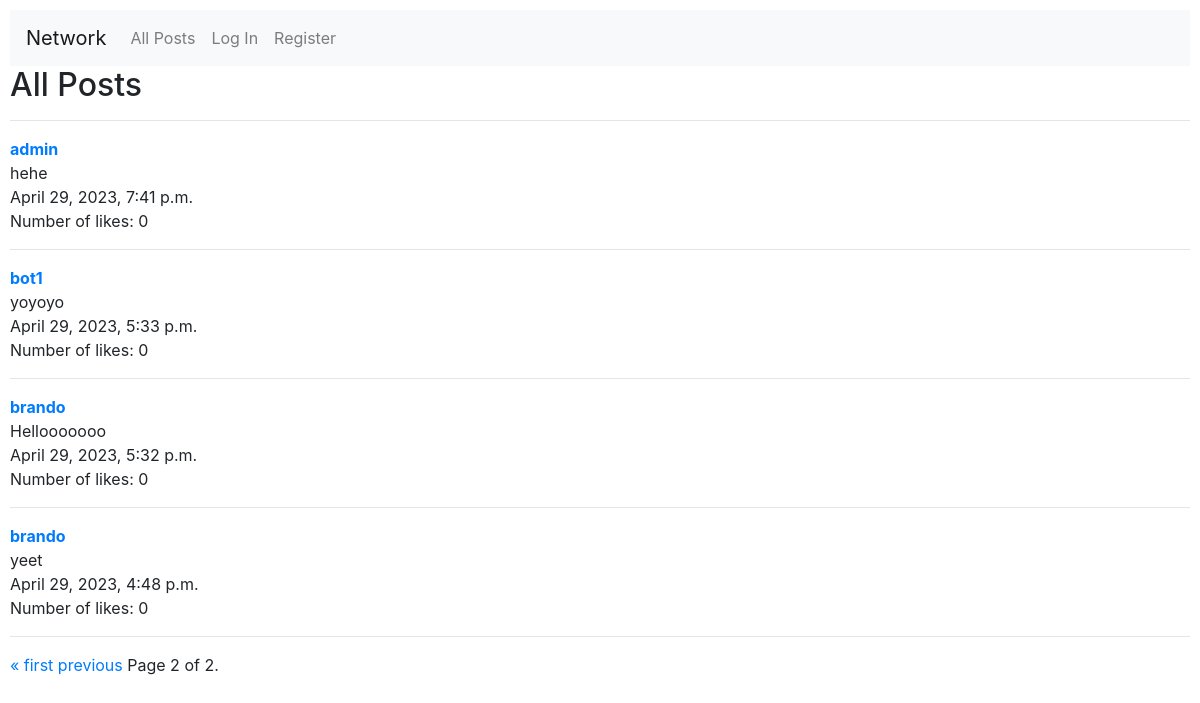
Before: /?page=2 with the older database file.
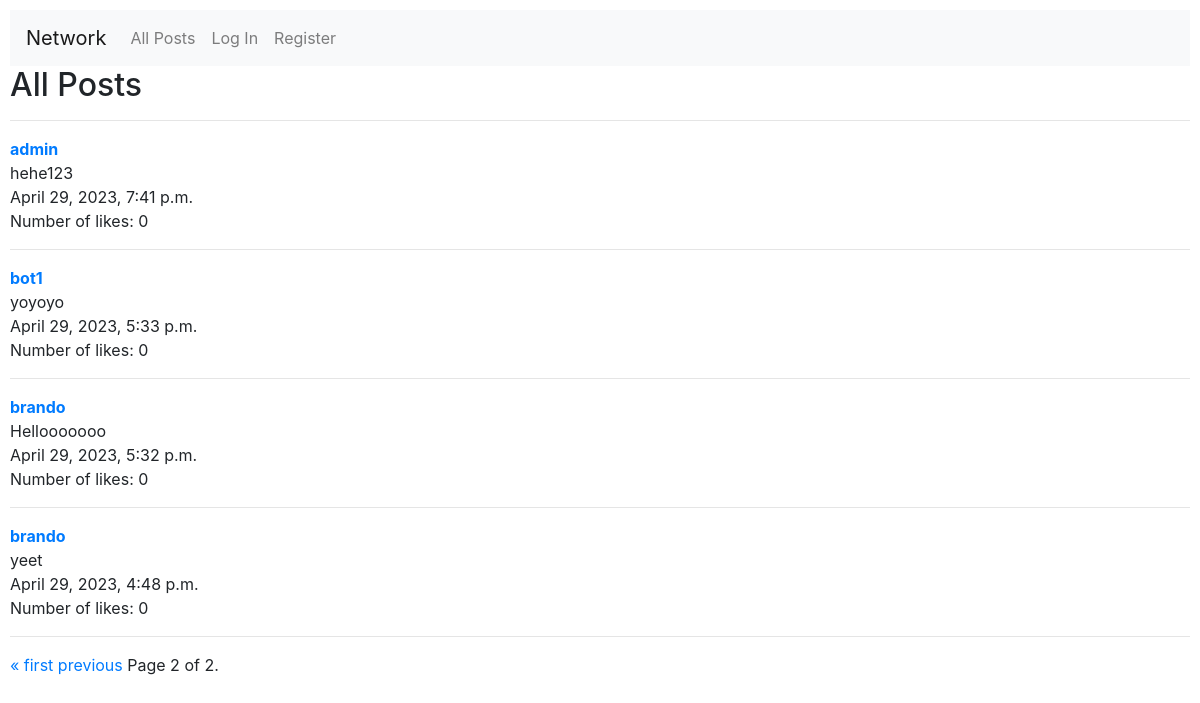
After: the same page with the newer database file.
### network/models.py (models this page shows, shortened)
class Post(models.Model):
    user = models.ForeignKey(User, on_delete=models.CASCADE, blank=True, null=True, related_name="post_user")
    content = models.CharField(max_length=280)
    number_of_likes = models.IntegerField(default=0)
    time = models.DateTimeField(auto_now_add=True)

class User(AbstractUser):
    pass

### network/views.py (the view)
# urls.py: path("", views.index, name="index"),
def index(request):
    all_posts = Post.objects.all().order_by("-time")
    number_of_posts = len(all_posts)
    page_obj = get_page_objects(request, all_posts)
    return render(request, "network/index.html", {
        "form": PostForm,
        "page_obj": page_obj,
        "number_of_posts": number_of_posts
    })

### network/utils.py (called while the page is built)
def get_page_objects(request, posts):
    paginator = Paginator(posts, 10)
    page_number = request.GET.get("page")
    page_obj = paginator.get_page(page_number)
    return page_obj

### network/templates/network/index.html (shortened to what this page needs)
{% extends "network/layout.html" %}
{% block body %}
    <h2>All Posts</h2>
    <hr>
    {% include "network/posts.html" %}
{% endblock %}

### network/templates/network/posts.html (shortened to what this page needs)
{% load static %}
{% if number_of_posts > 0 %}
    {% for post in page_obj %}
        <div>
            <div>
                <a href="{% url 'profile' profile_id=post.user.id %}"><strong>{{ post.user }}</strong></a>
            </div>
            <div id="content-div-{{ post.id }}-saved">
                {{ post.content }}
            </div>
            <div>
                {{ post.time }}
            </div>
            <div>
                Number of likes: {{ post.number_of_likes }}
            </div>
            <hr>
        </div>
    {% endfor %}
{% else %}
    No active posts
{% endif %}
<div class="pagination">
    <span class="step-links">
        {% if page_obj.has_previous %}
            <a href="?page=1">&laquo; first</a>
            <a href="?page={{ page_obj.previous_page_number }}">previous</a>
        {% endif %}
        <span class="current">
            Page {{ page_obj.number }} of {{ page_obj.paginator.num_pages }}.
        </span>
    </span>
</div>

Changed rows visible on the page:
changed Post "admin": content "hehe" → "hehe123"
